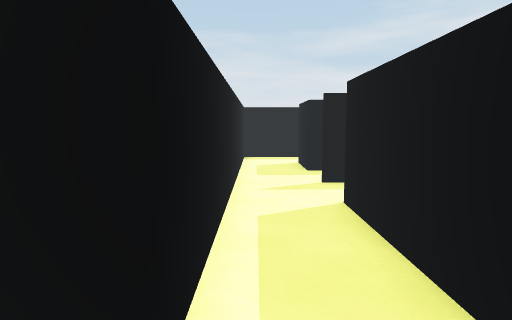
view 1 (above)

18 first-person views from a walk through a scene from a Unity 3-D project. The camera is 1.3 m above the floor, tilts 6° down and sees 75° across. The floor is counted in squares, 1 m on a side. Each view is taken from the middle of a square. On the plan, view 1 faces up. The plan holds only what a view shows up to about 14 squares ahead; the rest is blank. The player character is not drawn.

view 2
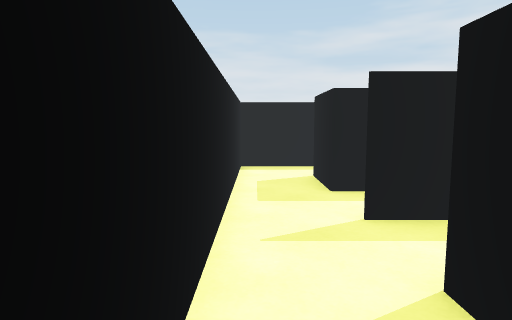

view 3
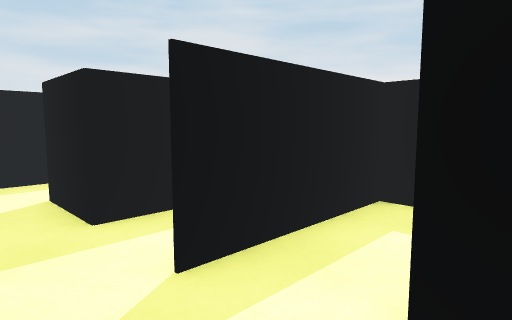

view 4
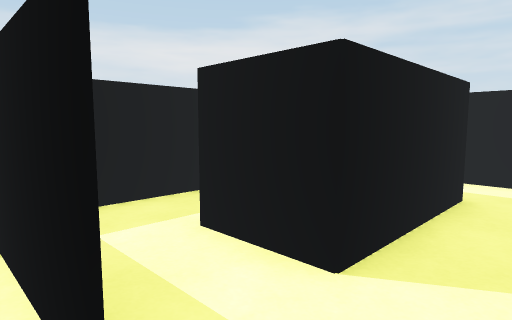

view 5
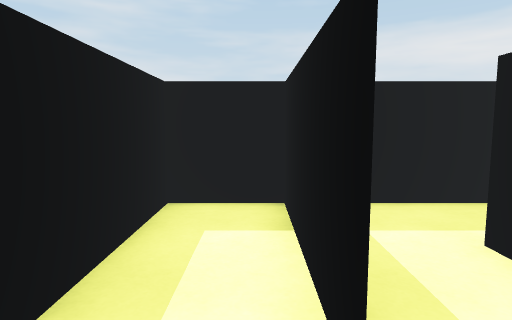

view 6
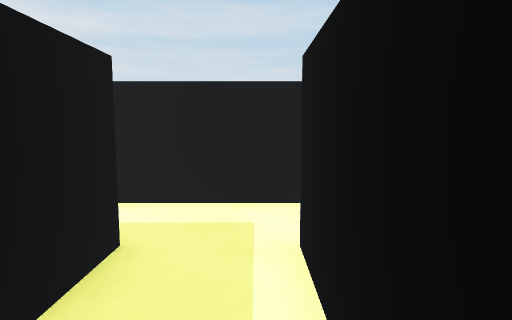

view 7
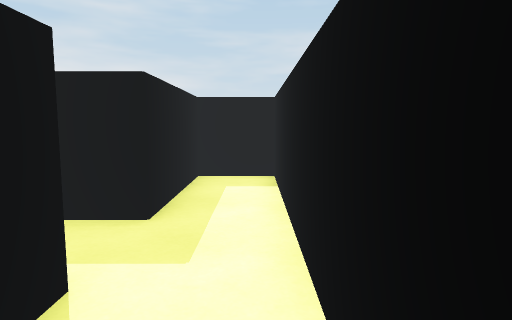

view 8
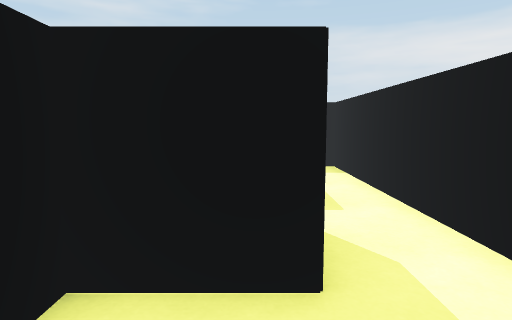

view 9
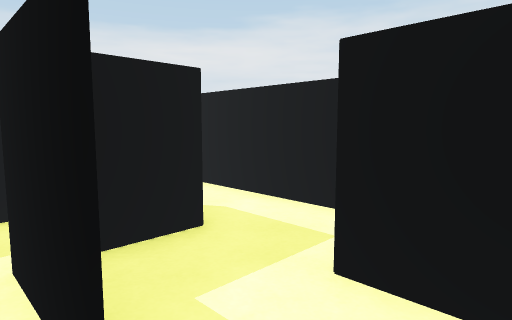

view 10
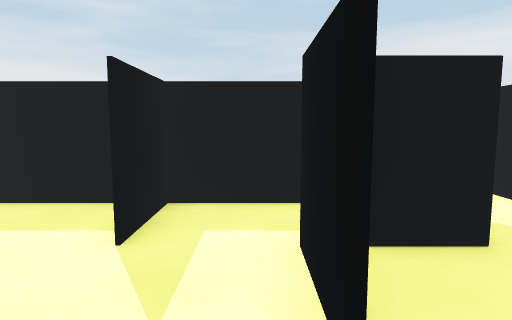

view 11
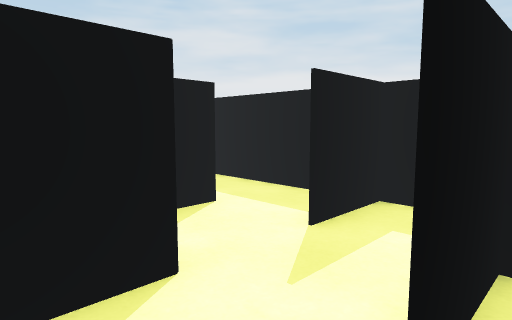

view 12
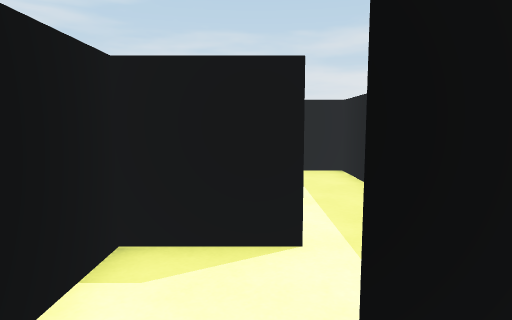

view 13
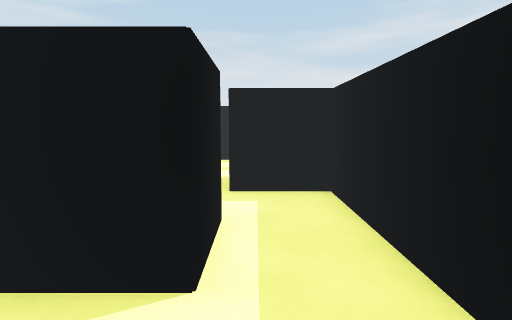

view 14
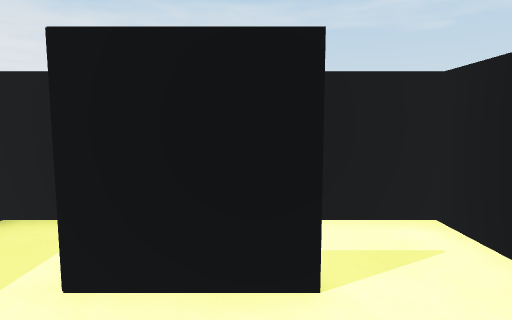

view 15
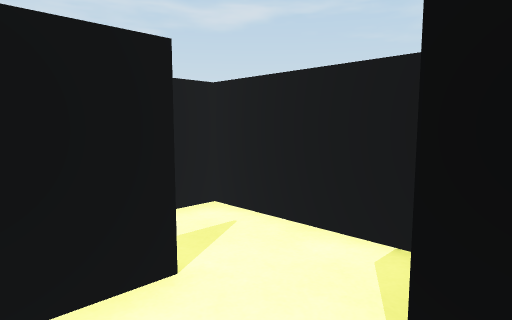

view 16
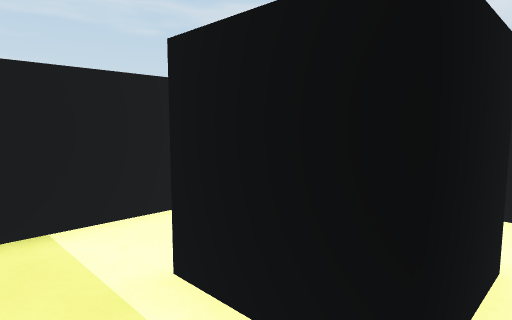

view 17
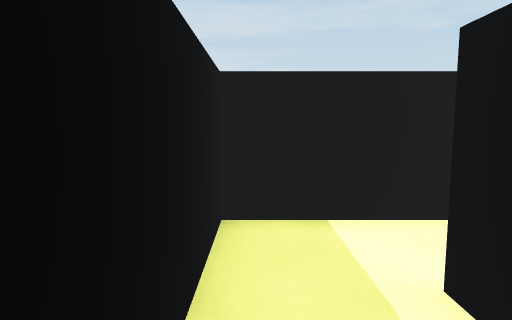

view 18
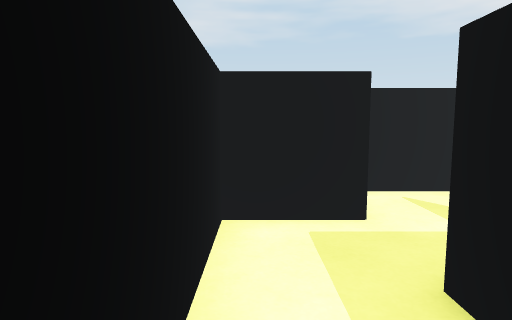

### Floor plan
Points are (right, up) in squares from view 1. A wall is a line through its corners. A room is listed if a view was taken in it or the views show most of it. See-through windows are left out.
Room 1 (views 1, 2, 3, 6, 18)
walls: (-0.5, -0.5) (5.5, -0.5) (5.5, 1); (-0.5, 7.5) (-0.5, 1.5); (3.5, 7.5) (1.5, 7.5); (5.5, 1.5) (1.5, 1.5) (1.5, 5.5) (3.5, 5.5)
ways out: opening at (0.5, 7) to room 2; opening at (-1, 0) to room 3; opening at (2.5, 6) to room 6
Room 2 (views 4, 5)
walls: (1.4, 7.5) (5.5, 7.5); (-0.5, 11.5) (-0.5, 7.5); (5.5, 7) (5.5, 9.5) (1.5, 9.5) (1.5, 11.5)
ways out: opening at (0.5, 7) to room 1; opening at (0, 11) to room 9
Room 3 (view 7)
walls: (-4.5, 1.5) (-4.5, -0.5) (-0.5, -0.5); (-0.5, 1.5) (-2.5, 1.5)
ways out: opening at (-1, 0) to room 1; opening at (-4, 2) to room 4
Room 4 (views 8, 9, 10, 11)
walls: (-4.6, 3.5) (-3.6, 3.5); (-6.5, 4.9) (-6.5, 1.5) (-4.5, 1.5); (-4.5, 5.5) (-5.8, 5.5); (-2.5, 1.5) (-2.5, 3.5) (-4.5, 3.5)
ways out: opening at (-4, 2) to room 3; opening at (-4, 4) to room 5
Room 5 (views 12, 13, 14, 15)
walls: (-3.6, 3.5) (-2.4, 3.5); (-2.4, 7.5) (-4.5, 7.5) (-4.5, 5.5); (-0.5, 6.4) (-0.5, 7.4); (-0.5, 3.2) (-0.5, 5.5) (-2.5, 5.5)
ways out: opening at (-4, 4) to room 4; opening at (-2, 7) to room 8
Room 6 (views 16, 17)
walls: (5.5, 5.5) (5.5, 7); (5.5, 7.5) (3.5, 7.5)
ways out: opening at (2.5, 6) to room 1; opening at (4.5, 4.5) to room 7
Room 7 (no view inside)
walls: (2.2, 1.5) (5.5, 1.5); (5.5, 1) (5.5, 5.5); (3.5, 5.5) (3.5, 3.5)
ways out: opening at (4.5, 4.5) to room 6
Room 8 (no view inside)
walls: (-2.5, 11.5) (-2.5, 9.5); (-0.5, 7.4) (-0.5, 13.5); (-0.9, 13.5) (-2.6, 13.5)
ways out: opening at (-2, 7) to room 5; opening at (-3, 12)
Room 9 (no view inside)
walls: (2, 13.5) (-0.9, 13.5); (-0.5, 13.5) (-0.5, 11.5)
ways out: opening at (0, 11) to room 2

Where each view was taken, in squares from view 1:
view 1: 0 up, 0 right, facing up
view 2: 3 up, 0 right, facing up
view 3: 5 up, 0 right, facing up-right
view 4: 8 up, 0 right, facing down-right
view 5: 8 up, 0 right, facing right
view 6: 5 up, 0 right, facing down
view 7: 0 up, 3 left, facing right
view 8: 2 up, 5 left, facing right
view 9: 4 up, 6 left, facing down-right
view 10: 4 up, 6 left, facing right
view 11: 3 up, 6 left, facing up-right
view 12: 4 up, 3 left, facing up
view 13: 7 up, 2 left, facing up
view 14: 6 up, 4 left, facing down
view 15: 6 up, 3 left, facing down-left
view 16: 6 up, 5 right, facing down-left
view 17: 6 up, 5 right, facing down
view 18: 0 up, 0 right, facing left
